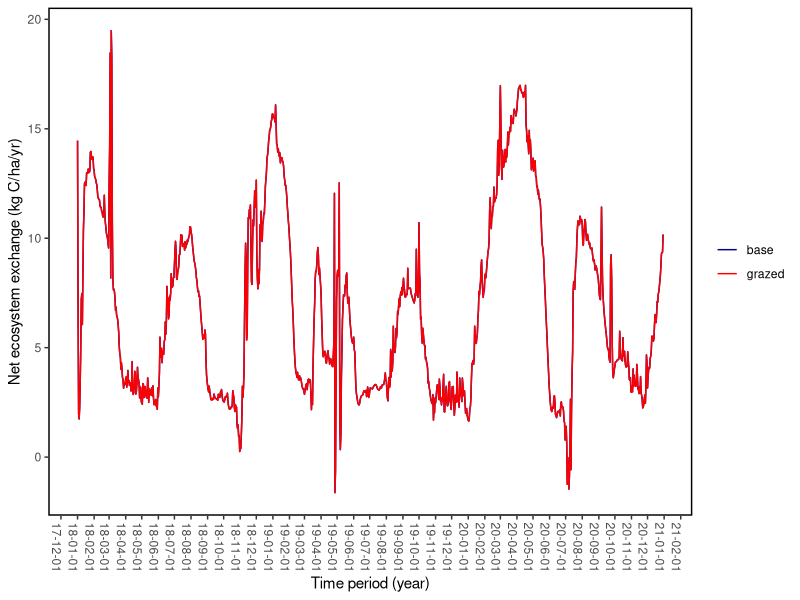

Recreate this plot in R. (Note: this script raises an error after producing the figure.)
setwd(dirname(rstudioapi::getActiveDocumentContext()$path))
getwd()


cv.sq.m.2.ha <- 10000


require(ggplot2)


kapiti.dry.months <<- c('01','02','06','07','08','09')
kapiti.wet.months <<- c('03','04','05', '10','11','12')


{

  d.b.sl.chem <<- read.csv('base_soilchemistry-daily.csv'
                             #, sheet = 'base_soilchemistry-daily' 
                            # , col_types = "text"
                             )
  
  d.gz.sl.chem <<- read.csv('grazed_soilchemistry-daily.csv' 
                          #    , col_types = "text"
                              )
  
  d.b.phys <<- read.csv('base_physiology-daily.csv'
                           #, sheet = 'base_soilchemistry-daily' 
                           # , col_types = "text"
  )
  
  d.gz.phys <<- read.csv('grazed_physiology-daily.csv' 
                            #    , col_types = "text"
  )
  
  

  
  names(d.gz.sl.chem)[3] <- 'date.time'
  names(  d.gz.sl.chem )[6] <- 'emis.hetero'
  
  names(d.b.sl.chem )[3] <- 'date.time'
  names(    d.b.sl.chem  )[6] <- 'emis.hetero'
  
  
  
  
  names(  d.gz.phys )[3] <- 'date.time'
  names(  d.gz.phys )[27] <- 'co2.upt'
  names(  d.gz.phys )[24] <- 'maint.resp'
  names(  d.gz.phys )[25] <- 'transp.resp'
  names(  d.gz.phys )[26] <- 'growth.resp'
  
  names(   d.b.phys )[3] <- 'date.time'
  names(   d.b.phys )[27] <- 'co2.upt'
  names(   d.b.phys )[24] <- 'maint.resp'
  names(   d.b.phys )[25] <- 'transp.resp'
  names(   d.b.phys )[26] <- 'growth.resp'
  
  
  d.b.sl.chem$date.time <-  as.POSIXct(     d.b.sl.chem$date.time , format="%Y-%m-%d %H:%M:%S")
  d.gz.sl.chem$date.time <-  as.POSIXct(    d.gz.sl.chem$date.time , format="%Y-%m-%d %H:%M:%S")
  
  
  
  d.b.sl.chem$sim <- 'base'
  d.gz.sl.chem$sim <- 'grazed'
  
  
  d.b.all <- as.data.frame( (cbind( d.b.sl.chem ,   d.b.phys ))     )
  d.gz.all <- as.data.frame( (cbind( d.gz.sl.chem ,   d.gz.phys ))     )
  

  d.all <-   as.data.frame( rbind(   d.b.all , d.gz.all))
    
View(d.all)

d.all$growth.resp

d.all$date.time <- as.Date(d.all$date.time)



d.all$GPP <- cv.sq.m.2.ha * (-1) * d.all$co2.upt
d.all$TER <- cv.sq.m.2.ha *  (d.all$maint.resp + d.all$transp.resp + d.all$growth.resp) + d.all$emis.hetero


unique(d.all$GPP)
summary(d.all$GPP)
mean(d.all$GPP)
mean(d.all$TER)

d.all$NEE <- d.all$GPP + d.all$TER

d.all$NEE.sum <- sum(d.all$NEE)



# plot params
{

p.y.ax.lab <- 'Net ecosystem exchange (kg C/ha/yr)'  
p.x.ax.lab <- 'Time period (year)' 

p.nee.compare.tot.y.ax.lab <- 'Mean daily net ecosystem exchange (kg C/ha/d)'  
p.nee.compare.tot.x.ax.lab <- 'Time period (year)' 

}





d.all <- d.all[!duplicated(as.list(d.all))]

d.all$month.only <- format(d.all$date.time , "%m")

unique(d.all$month.only)

rows <- rep(  c(unique(d.all$sim )), 3 ) 
cols <- c( 'sim' , 'mean' , 'sd' , 'period')



d.sum <- data.frame(matrix( 
  ncol = length( cols )
  , nrow = 6
  , dimnames = list( rows , cols))
)

d.sum[1:3, 'sim'] <- 'base'
d.sum[4:6, 'sim'] <- 'grazed'

d.sum[ c(1,4), 'period'] <- 'Annual'
d.sum[ c(2,5), 'period'] <- 'Dry'
d.sum[ c(3,6), 'period'] <- 'Rainy'


for ( s in rows){
  
d.sum[ d.sum$sim == s & d.sum$period == 'Annual' , 'mean'] <- mean(d.all[d.all$sim == s  , 'NEE'])
d.sum[ d.sum$sim == s & d.sum$period == 'Dry' , 'mean'] <- mean(d.all[d.all$sim == s & d.all$month.only %in% kapiti.dry.months , 'NEE'])
d.sum[ d.sum$sim == s & d.sum$period == 'Rainy' , 'mean'] <- mean(d.all[d.all$sim == s & d.all$month.only %in% kapiti.wet.months , 'NEE'])

d.sum[ d.sum$sim == s & d.sum$period == 'Annual' , 'sd'] <- sd(d.all[d.all$sim == s  , 'NEE'])
d.sum[ d.sum$sim == s & d.sum$period == 'Dry' , 'sd'] <- sd(   d.all[d.all$sim == s & d.all$month.only %in% kapiti.dry.months , 'NEE'])
d.sum[ d.sum$sim == s & d.sum$period == 'Rainy' , 'sd'] <- sd(d.all[d.all$sim == s & d.all$month.only %in% kapiti.wet.months , 'NEE'])


}




#View(d.sum)


p.dodge.wdth <- 0.6

p.nee.compare.tot <- ggplot( d.sum ,   aes(   y = mean , x = sim , group = period , fill = period )   ) +
geom_bar(   stat = "identity"  
                           , width = p.dodge.wdth
                           , position = position_dodge()
  ) + 
  geom_errorbar( aes( ymin = mean - sd
                      , ymax = mean  + sd )
                 , width = p.dodge.wdth
                 ,position=position_dodge()
  ) + 
  theme(
    legend.position = "right" , 
    axis.text.x = element_text(angle = 270) ,
    legend.title = element_blank() ,
    panel.grid.major = element_blank(),
    panel.background = element_blank(),
    panel.border = element_rect(colour = "black", fill=NA, linewidth =1)
  ) + 
  xlab(p.nee.compare.tot.x.ax.lab) +
  ylab(p.nee.compare.tot.y.ax.lab)

  
  

p.nee.compare.dl <- ggplot( d.all,   aes(  x = date.time , y = NEE , group = sim , color = sim )   ) +
geom_line() +
scale_x_date(date_breaks = "1 month", date_labels =  "%y-%m-%d") +
scale_color_manual( name = 'NEE' ,values = c("base" = "darkblue", "grazed" = "red")) +
theme(
legend.position = "right" ,
# axis.title.x = element_blank() , 
axis.text.x = element_text(angle = 270) ,
legend.title = element_blank() ,
panel.grid.major = element_blank(),
panel.background = element_blank(),
panel.border = element_rect(colour = "black", fill=NA, linewidth =1)
) + 
xlab(p.x.ax.lab) +
ylab(p.y.ax.lab)

}



p.nee.compare.dl



c.plot <- ggarrange(
  p.nee.compare.dl
  , p.nee.compare.tot 
  , ncol = 2
  , nrow = 1
  #,  common.legend = c(2)
 # , legend.grob = legend.bv.bst
  , legend = "bottom"
 # , widths =  widths.bv.best
  , labels = c("a", "b")
  , hjust = c(0,0.25)
)

c.plot
